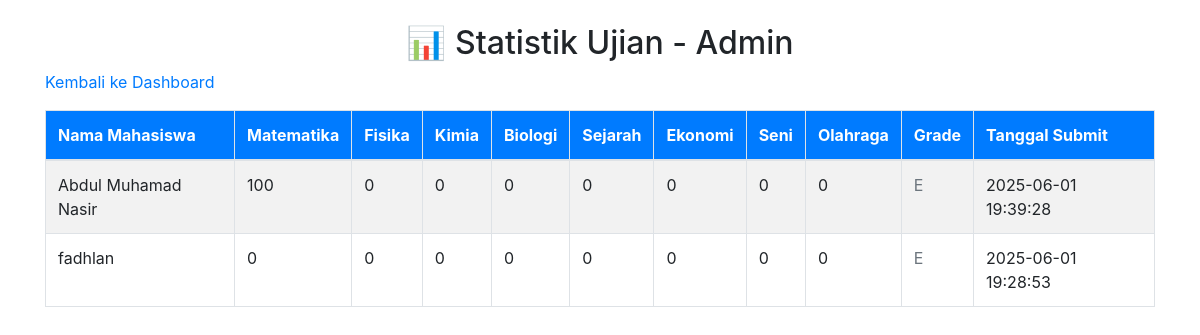
Page /ABDULNIH/statistics_dosen.php on the committed database.
### tables this page shows
CREATE TABLE `results` (
  `id` int(11) NOT NULL,
  `soal_id` int(11) NOT NULL,
  `username` varchar(255) NOT NULL,
  `matematika` int(11) DEFAULT 0,
  `fisika` int(11) DEFAULT 0,
  `kimia` int(11) DEFAULT 0,
  `biologi` int(11) DEFAULT 0,
  `sejarah` int(11) DEFAULT 0,
  `ekonomi` int(11) DEFAULT 0,
  `seni` int(11) DEFAULT 0,
  `olahraga` int(11) DEFAULT 0,
  `submitted_at` timestamp NOT NULL DEFAULT current_timestamp()
);

CREATE TABLE `mhs` (
  `id` int(11) NOT NULL,
  `nim` varchar(15) NOT NULL,
  `username` varchar(255) NOT NULL,
  `password` varchar(255) NOT NULL,
  `nama` varchar(255) NOT NULL,
  `prodi_id` int(11) NOT NULL,
  `fakultas_id` int(11) NOT NULL
);

### ABDULNIH/statistics_dosen.php (the view, shortened to what this page needs)
<?php
$servername = "localhost";
$username = "root";
$password = "";
$dbname = "db_connection";
$conn = new mysqli($servername, $username, $password, $dbname);
$query = "SELECT
            m.nama AS nama_mahasiswa,
            r.matematika, r.fisika, r.kimia, r.biologi,
            r.sejarah, r.ekonomi, r.seni, r.olahraga,
            r.submitted_at,
            CASE
                WHEN (r.matematika + r.fisika + r.kimia + r.biologi +
                      r.sejarah + r.ekonomi + r.seni + r.olahraga) / 8 >= 85 THEN 'A'
                WHEN (r.matematika + r.fisika + r.kimia + r.biologi +
                      r.sejarah + r.ekonomi + r.seni + r.olahraga) / 8 >= 70 THEN 'B'
                WHEN (r.matematika + r.fisika + r.kimia + r.biologi +
                      r.sejarah + r.ekonomi + r.seni + r.olahraga) / 8 >= 60 THEN 'C'
                WHEN (r.matematika + r.fisika + r.kimia + r.biologi +
                      r.sejarah + r.ekonomi + r.seni + r.olahraga) / 8 >= 50 THEN 'D'
                ELSE 'E'
            END AS grade
          FROM results r
          JOIN mhs m ON r.username = m.username
          ORDER BY r.submitted_at DESC";
$result = $conn->query($query);
?>
<!DOCTYPE html>
<html lang="id">
<head>
    <link rel="stylesheet" href="https://stackpath.bootstrapcdn.com/bootstrap/4.5.2/css/bootstrap.min.css">
</head>
<body>
    <div class="container mt-4">
        <h2 class="text-center">📊 Statistik Ujian - Admin</h2>
        <a href="dashboard_dosen.php" class="back-button">Kembali ke Dashboard</a>
        <table class="table table-bordered table-striped mt-3">
            <thead class="bg-primary text-white">
                <tr>
                    <th>Nama Mahasiswa</th>
                    <th>Matematika</th>
                    <th>Fisika</th>
                    <th>Kimia</th>
                    <th>Biologi</th>
                    <th>Sejarah</th>
                    <th>Ekonomi</th>
                    <th>Seni</th>
                    <th>Olahraga</th>
                    <th>Grade</th>
                    <th>Tanggal Submit</th>
                </tr>
            </thead>
            <tbody>
                <?php
                if ($result->num_rows > 0) {
                    while ($row = $result->fetch_assoc()) {
                        $gradeColor = ($row["grade"] == 'A') ? 'text-success' :
                                      (($row["grade"] == 'B') ? 'text-primary' :
                                      (($row["grade"] == 'C') ? 'text-warning' :
                                      (($row["grade"] == 'D') ? 'text-danger' : 'text-muted')));
                        echo "<tr>";
                        echo "<td>" . $row["nama_mahasiswa"] . "</td>";
                        echo "<td>" . $row["matematika"] . "</td>";
                        echo "<td>" . $row["fisika"] . "</td>";
                        echo "<td>" . $row["kimia"] . "</td>";
                        echo "<td>" . $row["biologi"] . "</td>";
                        echo "<td>" . $row["sejarah"] . "</td>";
                        echo "<td>" . $row["ekonomi"] . "</td>";
                        echo "<td>" . $row["seni"] . "</td>";
                        echo "<td>" . $row["olahraga"] . "</td>";
                        echo "<td class='$gradeColor'>" . $row["grade"] . "</td>";
                        echo "<td>" . $row["submitted_at"] . "</td>";
                        echo "</tr>";
                    }
                } else {
                    echo "<tr><td colspan='11' class='text-center'>Belum ada data ujian</td></tr>";
                }
                ?>
            </tbody>
        </table>
    </div>
</body>
</html>

### rows in the picture
results: mhs.nama "Abdul Muhamad Nasir", matematika "100", fisika "0", kimia "0", biologi "0", sejarah "0", ekonomi "0", seni "0", olahraga "0", grade "E", submitted_at "2025-06-01 19:39:28"
results: mhs.nama "fadhlan", matematika "0", fisika "0", kimia "0", biologi "0", sejarah "0", ekonomi "0", seni "0", olahraga "0", grade "E", submitted_at "2025-06-01 19:28:53"
